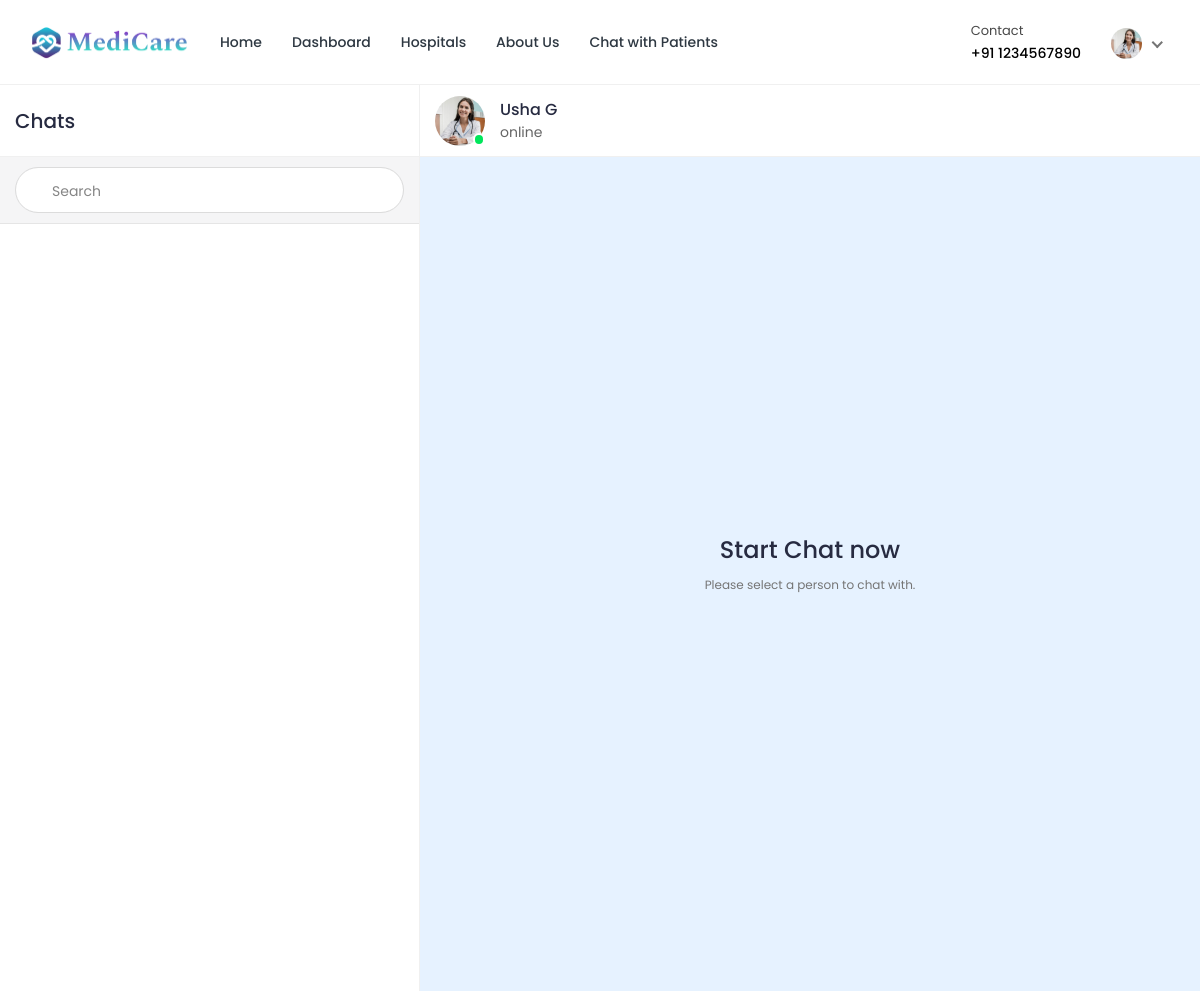
/chat-doctor/ (signed in), run on the app's committed database.
### doctor/models.py (models this page shows, shortened)
class Doctor_Information(models.Model):
    DOCTOR_TYPE = (
        ('Cardiologists', 'Cardiologists'),
        ('Neurologists', 'Neurologists'),
        ('Pediatricians', 'Pediatricians'),
        ('Physiatrists', 'Physiatrists'),
        ('Dermatologists', 'Dermatologists'),
    )
    doctor_id = models.AutoField(primary_key=True)
    user = models.OneToOneField(User, on_delete=models.CASCADE, null=True, blank=True, related_name='profile')
    name = models.CharField(max_length=200, null=True, blank=True)
    username = models.CharField(max_length=200, null=True, blank=True)
    gender = models.CharField(max_length=200, null=True, blank=True)
    description = models.TextField(max_length=1000, null=True, blank=True)
    department = models.CharField(max_length=200, choices=DOCTOR_TYPE, null=True, blank=True)
    department_name = models.ForeignKey(hospital_department, on_delete=models.SET_NULL, null=True, blank=True)
    specialization = models.ForeignKey(specialization, on_delete=models.SET_NULL, null=True, blank=True)
    featured_image = models.ImageField(upload_to='doctors/', default='doctors/user-default.png', null=True, blank=True)
    certificate_image = models.ImageField(upload_to='doctors_certificate/', default='doctors_certificate/default.png', null=True, blank=True)
    email = models.EmailField(max_length=200, null=True, blank=True)
    phone_number = models.CharField(max_length=200, null=True, blank=True)
    nid = models.CharField(max_length=200, null=True, blank=True)
    visiting_hour = models.CharField(max_length=200, null=True, blank=True)
    consultation_fee = models.IntegerField(null=True, blank=True)
    report_fee = models.IntegerField(null=True, blank=True)
    dob = models.CharField(max_length=200, null=True, blank=True)
    institute = models.CharField(max_length=200, null=True, blank=True)
    degree = models.CharField(max_length=200, null=True, blank=True)
    completion_year = models.CharField(max_length=200, null=True, blank=True)
    work_place = models.CharField(max_length=200, null=True, blank=True)
    designation = models.CharField(max_length=200, null=True, blank=True)
    start_year = models.CharField(max_length=200, null=True, blank=True)
    end_year = models.CharField(max_length=200, null=True, blank=True)
    register_status =  models.CharField(max_length=200, null=True, blank=True)
    hospital_name = models.ForeignKey(Hospital_Information, on_delete=models.SET_NULL, null=True, blank=True)

### hospital/views.py (the view)
# urls.py: path('chat-doctor/', views.chat_doctor, name='chat-doctor'),
@csrf_exempt
@login_required(login_url="login")
def chat_doctor(request):
    if request.user.is_doctor:
        doctor = Doctor_Information.objects.get(user=request.user)
        patients = Patient.objects.all()
    context = {'patients': patients, 'doctor': doctor}
    return render(request, 'chat-doctor.html', context)

### templates/chat-doctor.html (shortened to what this page needs)
{% load static %}
{% load tz%}
<!DOCTYPE html>
<html lang="en">
<head>
	<link rel="stylesheet" href="{% static 'HealthStack-System/css/Normal/bootstrap.min.css' %}">
	<link rel="stylesheet" href="{% static 'HealthStack-System/plugins/Normal/fontawesome/css/fontawesome.min.css' %}">
	<link rel="stylesheet" href="{% static 'HealthStack-System/plugins/Normal/fontawesome/css/all.min.css' %}">
	<link rel="stylesheet" href="{% static 'HealthStack-System/css/Normal/style.css' %}">
	<link rel="stylesheet" href="{% static 'HealthStack-System/plugins/Normal/fancybox/jquery.fancybox.min.css'%}">
</head>
<body class="chat-page">
	<div class="main-wrapper">
		<header class="header">{% include 'doctor-navbar.html' %}</header>
		<div class="content">
			<div class="container-fluid">
				<div class="row">
					<div class="col-xl-12">
						<div class="chat-window">
							<div class="chat-cont-left">
								<div class="chat-header">
									<span>Chats</span>
								</div>
								<form class="chat-search" method="GET" action="{% url 'chat-home' pk=user.id %}">
									<div class="input-group">
										<div class="input-group-prepend">
										</div>
										<input type="text" class="form-control" placeholder="Search" name="search">
									</div>
								</form>
								<div style="min-height: 767px" class="chat-users-list">
									<div class="chat-scroll">
									</div>
								</div>
							</div>
							<div class="chat-cont-right">
								<div class="chat-header">
									<div class="media">
										<div class="media-img-wrap">
											<div class="avatar avatar-online">
												<img src="{{doctor.featured_image.url}}" alt="User Image" class="avatar-img rounded-circle">
											</div>
										</div>
										<div class="media-body">
											<div class="user-name">{{doctor.name}}</div>
											<div class="user-status">online</div>
										</div>
									</div>
								</div>
								{% if not chat_id > 0 %}
								<div class="d-flex flex-column justify-content-center align-items-center" style="height: 834px;">
									<h3>Start Chat now</h3>
									<p><small class="text-muted">Please select a person to chat with.</small></p>
								</div>
								{% endif %}
							</div>
						</div>
					</div>
				</div>
			</div>
		</div>
</body>
</html>

### templates/doctor-navbar.html (shortened to what this page needs)
{% load static %}
<nav class="navbar navbar-expand-lg header-nav">
  <div class="navbar-header">
    <a href="{% url 'hospital_home'%}" class="navbar-brand logo">
      <img src="{% static 'HealthStack-System/images/Normal/logo1.png' %}" class="img-fluid" alt="Logo" />
    </a>
  </div>
  <div class="main-menu-wrapper">
    <ul class="main-nav">
      <li>
        <a href="{% url 'hospital_home'%}">Home</a>
      </li>
      <li>
        <a href="{% url 'doctor-dashboard'%}">Dashboard</a>
      </li>
      <li>
        <a href="{% url 'multiple-hospital' %}" style="text-decoration: none;">Hospitals</a>
      </li>
      <li>
        <a href="{% url 'about-us'%}">About Us</a>
      </li>
      <li>
        <a href="{% url 'chat-home' pk=user.id %}">Chat with Patients</a>
      </li>
    </ul>
  </div>
  <ul class="nav header-navbar-rht">
    <li class="nav-item contact-item">
      <div class="header-contact-img">
        <i class="far fa-hospital"></i>
      </div>
      <div class="header-contact-detail">
        <p class="contact-header">Contact</p>
        <p class="contact-info-header">+91 {{doctor.phone_number}}</p>
      </div>
    </li>
    <li class="nav-item dropdown has-arrow logged-item">
      <a href="#" class="dropdown-toggle nav-link" data-toggle="dropdown">
        <span class="user-img">
          <img class="rounded-circle" src="{{ doctor.featured_image.url }}" width="31" alt="Darren Elder" />
        </span>
      </a>
    </li>
  </ul>
</nav>

### data on the page
Doctor_Information: phone_number "1234567890", featured_image (picture), name "Usha G"
